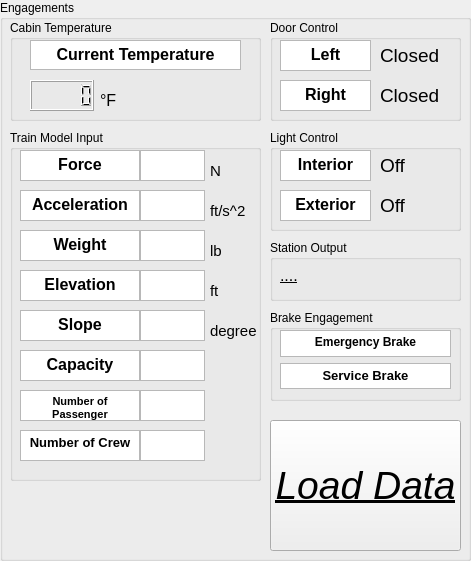
     <widget class="QGroupBox" name="tb_engage_box">
      <property name="geometry">
       <rect>
        <x>10</x>
        <y>10</y>
        <width>471</width>
        <height>561</height>
       </rect>
      </property>
      <property name="title">
       <string>Engagements</string>
      </property>
      <widget class="QGroupBox" name="tb_temp_box">
       <property name="geometry">
        <rect>
         <x>10</x>
         <y>20</y>
         <width>251</width>
         <height>101</height>
        </rect>
       </property>
       <property name="title">
        <string>Cabin Temperature</string>
       </property>
       <widget class="QLCDNumber" name="tb_temp_display">
        <property name="geometry">
         <rect>
          <x>20</x>
          <y>60</y>
          <width>64</width>
          <height>31</height>
         </rect>
        </property>
       </widget>
       <widget class="QLabel" name="tb_f_txt">
        <property name="geometry">
         <rect>
          <x>90</x>
          <y>70</y>
          <width>31</width>
          <height>21</height>
         </rect>
        </property>
        <property name="font">
         <font>
          <pointsize>12</pointsize>
         </font>
        </property>
        <property name="text">
         <string>°F</string>
        </property>
       </widget>
       <widget class="QTextBrowser" name="tb_current_temp_txt">
        <property name="geometry">
         <rect>
          <x>20</x>
          <y>20</y>
          <width>211</width>
          <height>30</height>
         </rect>
        </property>
        <property name="font">
         <font>
          <pointsize>13</pointsize>
          <weight>75</weight>
          <bold>true</bold>
         </font>
        </property>
        <property name="verticalScrollBarPolicy">
         <enum>Qt::ScrollBarAlwaysOff</enum>
        </property>
        <property name="horizontalScrollBarPolicy">
         <enum>Qt::ScrollBarAlwaysOff</enum>
        </property>
        <property name="html">
         <string>&lt;!DOCTYPE HTML PUBLIC &quot;-//W3C//DTD HTML 4.0//EN&quot; &quot;http://www.w3.org/TR/REC-html40/strict.dtd&quot;&gt;
&lt;html&gt;&lt;head&gt;&lt;meta name=&quot;qrichtext&quot; content=&quot;1&quot; /&gt;&lt;style type=&quot;text/css&quot;&gt;
p, li { white-space: pre-wrap; }
&lt;/style&gt;&lt;/head&gt;&lt;body style=&quot; font-family:'MS Shell Dlg 2'; font-size:13pt; font-weight:600; font-style:normal;&quot;&gt;
&lt;p align=&quot;center&quot; style=&quot; margin-top:0px; margin-bottom:0px; margin-left:0px; margin-right:0px; -qt-block-indent:0; text-indent:0px;&quot;&gt;&lt;span style=&quot; font-family:'Segoe UI'; font-size:12pt; font-weight:696;&quot;&gt;Current Temperature&lt;/span&gt;&lt;/p&gt;&lt;/body&gt;&lt;/html&gt;</string>
        </property>
       </widget>
      </widget>
      <widget class="QGroupBox" name="tb_model_input_box">
       <property name="enabled">
        <bool>true</bool>
       </property>
       <property name="geometry">
        <rect>
         <x>10</x>
         <y>130</y>
         <width>251</width>
         <height>351</height>
        </rect>
       </property>
       <property name="title">
        <string>Train Model Input</string>
       </property>
       <widget class="QTextBrowser" name="tb_acceleration_txt">
        <property name="geometry">
         <rect>
          <x>10</x>
          <y>60</y>
          <width>120</width>
          <height>31</height>
         </rect>
        </property>
        <property name="verticalScrollBarPolicy">
         <enum>Qt::ScrollBarAlwaysOff</enum>
        </property>
        <property name="horizontalScrollBarPolicy">
         <enum>Qt::ScrollBarAlwaysOff</enum>
        </property>
        <property name="html">
         <string>&lt;!DOCTYPE HTML PUBLIC &quot;-//W3C//DTD HTML 4.0//EN&quot; &quot;http://www.w3.org/TR/REC-html40/strict.dtd&quot;&gt;
&lt;html&gt;&lt;head&gt;&lt;meta name=&quot;qrichtext&quot; content=&quot;1&quot; /&gt;&lt;style type=&quot;text/css&quot;&gt;
p, li { white-space: pre-wrap; }
&lt;/style&gt;&lt;/head&gt;&lt;body style=&quot; font-family:'MS Shell Dlg 2'; font-size:10pt; font-weight:400; font-style:normal;&quot;&gt;
&lt;p align=&quot;center&quot; style=&quot; margin-top:0px; margin-bottom:0px; margin-left:0px; margin-right:0px; -qt-block-indent:0; text-indent:0px;&quot;&gt;&lt;span style=&quot; font-size:12pt; font-weight:696;&quot;&gt;Acceleration&lt;/span&gt;&lt;/p&gt;&lt;/body&gt;&lt;/html&gt;</string>
        </property>
       </widget>
       <widget class="QPlainTextEdit" name="tb_acceleration_display">
        <property name="geometry">
         <rect>
          <x>130</x>
          <y>60</y>
          <width>65</width>
          <height>31</height>
         </rect>
        </property>
        <property name="font">
         <font>
          <pointsize>15</pointsize>
         </font>
        </property>
        <property name="verticalScrollBarPolicy">
         <enum>Qt::ScrollBarAlwaysOff</enum>
        </property>
        <property name="horizontalScrollBarPolicy">
         <enum>Qt::ScrollBarAlwaysOff</enum>
        </property>
        <property name="plainText">
         <string/>
        </property>
       </widget>
       <widget class="QLabel" name="tb_ft_per_s_txt">
        <property name="geometry">
         <rect>
          <x>200</x>
          <y>70</y>
          <width>41</width>
          <height>21</height>
         </rect>
        </property>
        <property name="font">
         <font>
          <pointsize>11</pointsize>
         </font>
        </property>
        <property name="text">
         <string>ft/s^2</string>
        </property>
       </widget>
       <widget class="QTextBrowser" name="tb_force_txt">
        <property name="geometry">
         <rect>
          <x>10</x>
          <y>20</y>
          <width>120</width>
          <height>31</height>
         </rect>
        </property>
        <property name="verticalScrollBarPolicy">
         <enum>Qt::ScrollBarAlwaysOff</enum>
        </property>
        <property name="horizontalScrollBarPolicy">
         <enum>Qt::ScrollBarAlwaysOff</enum>
        </property>
        <property name="html">
         <string>&lt;!DOCTYPE HTML PUBLIC &quot;-//W3C//DTD HTML 4.0//EN&quot; &quot;http://www.w3.org/TR/REC-html40/strict.dtd&quot;&gt;
&lt;html&gt;&lt;head&gt;&lt;meta name=&quot;qrichtext&quot; content=&quot;1&quot; /&gt;&lt;style type=&quot;text/css&quot;&gt;
p, li { white-space: pre-wrap; }
&lt;/style&gt;&lt;/head&gt;&lt;body style=&quot; font-family:'MS Shell Dlg 2'; font-size:10pt; font-weight:400; font-style:normal;&quot;&gt;
&lt;p align=&quot;center&quot; style=&quot; margin-top:0px; margin-bottom:0px; margin-left:0px; margin-right:0px; -qt-block-indent:0; text-indent:0px;&quot;&gt;&lt;span style=&quot; font-size:12pt; font-weight:696;&quot;&gt;Force&lt;/span&gt;&lt;/p&gt;&lt;/body&gt;&lt;/html&gt;</string>
        </property>
       </widget>
       <widget class="QLabel" name="tb_newtons_txt">
        <property name="geometry">
         <rect>
          <x>200</x>
          <y>30</y>
          <width>41</width>
          <height>21</height>
         </rect>
        </property>
        <property name="font">
         <font>
          <pointsize>11</pointsize>
         </font>
        </property>
        <property name="text">
         <string>N</string>
        </property>
       </widget>
       <widget class="QTextBrowser" name="tb_elevation_txt">
        <property name="geometry">
         <rect>
          <x>10</x>
          <y>140</y>
          <width>120</width>
          <height>31</height>
         </rect>
        </property>
        <property name="verticalScrollBarPolicy">
         <enum>Qt::ScrollBarAlwaysOff</enum>
        </property>
        <property name="horizontalScrollBarPolicy">
         <enum>Qt::ScrollBarAlwaysOff</enum>
        </property>
        <property name="html">
         <string>&lt;!DOCTYPE HTML PUBLIC &quot;-//W3C//DTD HTML 4.0//EN&quot; &quot;http://www.w3.org/TR/REC-html40/strict.dtd&quot;&gt;
&lt;html&gt;&lt;head&gt;&lt;meta name=&quot;qrichtext&quot; content=&quot;1&quot; /&gt;&lt;style type=&quot;text/css&quot;&gt;
p, li { white-space: pre-wrap; }
&lt;/style&gt;&lt;/head&gt;&lt;body style=&quot; font-family:'MS Shell Dlg 2'; font-size:10pt; font-weight:400; font-style:normal;&quot;&gt;
&lt;p align=&quot;center&quot; style=&quot; margin-top:0px; margin-bottom:0px; margin-left:0px; margin-right:0px; -qt-block-indent:0; text-indent:0px;&quot;&gt;&lt;span style=&quot; font-size:12pt; font-weight:696;&quot;&gt;Elevation&lt;/span&gt;&lt;/p&gt;&lt;/body&gt;&lt;/html&gt;</string>
        </property>
       </widget>
       <widget class="QLabel" name="tb_ft_txt_1">
        <property name="geometry">
         <rect>
          <x>200</x>
          <y>150</y>
          <width>41</width>
          <height>21</height>
         </rect>
        </property>
        <property name="font">
         <font>
          <pointsize>11</pointsize>
         </font>
        </property>
        <property name="text">
         <string>ft</string>
        </property>
       </widget>
       <widget class="QPlainTextEdit" name="tb_elevation_display">
        <property name="geometry">
         <rect>
          <x>130</x>
          <y>140</y>
          <width>65</width>
          <height>31</height>
         </rect>
        </property>
        <property name="font">
         <font>
          <pointsize>15</pointsize>
         </font>
        </property>
        <property name="verticalScrollBarPolicy">
         <enum>Qt::ScrollBarAlwaysOff</enum>
        </property>
        <property name="horizontalScrollBarPolicy">
         <enum>Qt::ScrollBarAlwaysOff</enum>
        </property>
        <property name="plainText">
         <string/>
        </property>
       </widget>
       <widget class="QTextBrowser" name="tb_weight_txt">
        <property name="geometry">
         <rect>
          <x>10</x>
          <y>100</y>
          <width>120</width>
          <height>31</height>
         </rect>
        </property>
        <property name="verticalScrollBarPolicy">
         <enum>Qt::ScrollBarAlwaysOff</enum>
        </property>
        <property name="horizontalScrollBarPolicy">
         <enum>Qt::ScrollBarAlwaysOff</enum>
        </property>
        <property name="html">
         <string>&lt;!DOCTYPE HTML PUBLIC &quot;-//W3C//DTD HTML 4.0//EN&quot; &quot;http://www.w3.org/TR/REC-html40/strict.dtd&quot;&gt;
&lt;html&gt;&lt;head&gt;&lt;meta name=&quot;qrichtext&quot; content=&quot;1&quot; /&gt;&lt;style type=&quot;text/css&quot;&gt;
p, li { white-space: pre-wrap; }
&lt;/style&gt;&lt;/head&gt;&lt;body style=&quot; font-family:'MS Shell Dlg 2'; font-size:10pt; font-weight:400; font-style:normal;&quot;&gt;
&lt;p align=&quot;center&quot; style=&quot; margin-top:0px; margin-bottom:0px; margin-left:0px; margin-right:0px; -qt-block-indent:0; text-indent:0px;&quot;&gt;&lt;span style=&quot; font-size:12pt; font-weight:696;&quot;&gt;Weight&lt;/span&gt;&lt;/p&gt;&lt;/body&gt;&lt;/html&gt;</string>
        </property>
       </widget>
       <widget class="QLabel" name="tb_lb_txt">
        <property name="geometry">
         <rect>
          <x>200</x>
          <y>110</y>
          <width>41</width>
          <height>21</height>
         </rect>
        </property>
        <property name="font">
         <font>
          <pointsize>11</pointsize>
         </font>
        </property>
        <property name="text">
         <string>lb</string>
        </property>
       </widget>
       <widget class="QTextBrowser" name="tb_slope_txt">
        <property name="geometry">
         <rect>
          <x>10</x>
          <y>180</y>
          <width>120</width>
          <height>31</height>
         </rect>
        </property>
        <property name="verticalScrollBarPolicy">
         <enum>Qt::ScrollBarAlwaysOff</enum>
        </property>
        <property name="horizontalScrollBarPolicy">
         <enum>Qt::ScrollBarAlwaysOff</enum>
        </property>
        <property name="html">
         <string>&lt;!DOCTYPE HTML PUBLIC &quot;-//W3C//DTD HTML 4.0//EN&quot; &quot;http://www.w3.org/TR/REC-html40/strict.dtd&quot;&gt;
&lt;html&gt;&lt;head&gt;&lt;meta name=&quot;qrichtext&quot; content=&quot;1&quot; /&gt;&lt;style type=&quot;text/css&quot;&gt;
p, li { white-space: pre-wrap; }
&lt;/style&gt;&lt;/head&gt;&lt;body style=&quot; font-family:'MS Shell Dlg 2'; font-size:10pt; font-weight:400; font-style:normal;&quot;&gt;
&lt;p align=&quot;center&quot; style=&quot; margin-top:0px; margin-bottom:0px; margin-left:0px; margin-right:0px; -qt-block-indent:0; text-indent:0px;&quot;&gt;&lt;span style=&quot; font-size:12pt; font-weight:696;&quot;&gt;Slope&lt;/span&gt;&lt;/p&gt;&lt;/body&gt;&lt;/html&gt;</string>
        </property>
       </widget>
       <widget class="QPlainTextEdit" name="tb_capacity_display">
        <property name="geometry">
         <rect>
          <x>130</x>
          <y>220</y>
          <width>65</width>
          <height>31</height>
         </rect>
        </property>
        <property name="font">
         <font>
          <pointsize>15</pointsize>
         </font>
        </property>
        <property name="verticalScrollBarPolicy">
         <enum>Qt::ScrollBarAlwaysOff</enum>
        </property>
        <property name="horizontalScrollBarPolicy">
         <enum>Qt::ScrollBarAlwaysOff</enum>
        </property>
        <property name="plainText">
         <string/>
        </property>
       </widget>
       <widget class="QTextBrowser" name="tb_capacity_txt">
        <property name="geometry">
         <rect>
          <x>10</x>
          <y>220</y>
          <width>120</width>
          <height>31</height>
         </rect>
        </property>
        <property name="verticalScrollBarPolicy">
         <enum>Qt::ScrollBarAlwaysOff</enum>
        </property>
        <property name="horizontalScrollBarPolicy">
         <enum>Qt::ScrollBarAlwaysOff</enum>
        </property>
        <property name="html">
         <string>&lt;!DOCTYPE HTML PUBLIC &quot;-//W3C//DTD HTML 4.0//EN&quot; &quot;http://www.w3.org/TR/REC-html40/strict.dtd&quot;&gt;
&lt;html&gt;&lt;head&gt;&lt;meta name=&quot;qrichtext&quot; content=&quot;1&quot; /&gt;&lt;style type=&quot;text/css&quot;&gt;
p, li { white-space: pre-wrap; }
&lt;/style&gt;&lt;/head&gt;&lt;body style=&quot; font-family:'MS Shell Dlg 2'; font-size:10pt; font-weight:400; font-style:normal;&quot;&gt;
&lt;p align=&quot;center&quot; style=&quot; margin-top:0px; margin-bottom:0px; margin-left:0px; margin-right:0px; -qt-block-indent:0; text-indent:0px;&quot;&gt;&lt;span style=&quot; font-size:12pt; font-weight:696;&quot;&gt;Capacity&lt;/span&gt;&lt;/p&gt;&lt;/body&gt;&lt;/html&gt;</string>
        </property>
       </widget>
       <widget class="QLabel" name="tb_degree_txt">
        <property name="geometry">
         <rect>
          <x>200</x>
          <y>190</y>
          <width>51</width>
          <height>21</height>
         </rect>
        </property>
        <property name="font">
         <font>
          <pointsize>11</pointsize>
         </font>
        </property>
        <property name="text">
         <string>degree</string>
        </property>
       </widget>
       <widget class="QTextBrowser" name="tb_num_pass_txt">
        <property name="geometry">
         <rect>
          <x>10</x>
          <y>260</y>
          <width>120</width>
          <height>31</height>
         </rect>
        </property>
        <property name="verticalScrollBarPolicy">
         <enum>Qt::ScrollBarAlwaysOff</enum>
        </property>
        <property name="horizontalScrollBarPolicy">
         <enum>Qt::ScrollBarAlwaysOff</enum>
        </property>
        <property name="html">
         <string>&lt;!DOCTYPE HTML PUBLIC &quot;-//W3C//DTD HTML 4.0//EN&quot; &quot;http://www.w3.org/TR/REC-html40/strict.dtd&quot;&gt;
&lt;html&gt;&lt;head&gt;&lt;meta name=&quot;qrichtext&quot; content=&quot;1&quot; /&gt;&lt;style type=&quot;text/css&quot;&gt;
p, li { white-space: pre-wrap; }
&lt;/style&gt;&lt;/head&gt;&lt;body style=&quot; font-family:'MS Shell Dlg 2'; font-size:10pt; font-weight:400; font-style:normal;&quot;&gt;
&lt;p align=&quot;center&quot; style=&quot; margin-top:0px; margin-bottom:0px; margin-left:0px; margin-right:0px; -qt-block-indent:0; text-indent:0px;&quot;&gt;&lt;span style=&quot; font-size:8pt; font-weight:696;&quot;&gt;Number of Passenger&lt;/span&gt;&lt;/p&gt;&lt;/body&gt;&lt;/html&gt;</string>
        </property>
       </widget>
       <widget class="QPlainTextEdit" name="tb_num_crew_display">
        <property name="geometry">
         <rect>
          <x>130</x>
          <y>300</y>
          <width>65</width>
          <height>31</height>
         </rect>
        </property>
        <property name="font">
         <font>
          <pointsize>15</pointsize>
         </font>
        </property>
        <property name="verticalScrollBarPolicy">
         <enum>Qt::ScrollBarAlwaysOff</enum>
        </property>
        <property name="horizontalScrollBarPolicy">
         <enum>Qt::ScrollBarAlwaysOff</enum>
        </property>
        <property name="plainText">
         <string/>
        </property>
       </widget>
       <widget class="QTextBrowser" name="tb_num_crew_txt">
        <property name="geometry">
         <rect>
          <x>10</x>
          <y>300</y>
          <width>120</width>
          <height>31</height>
         </rect>
        </property>
        <property name="verticalScrollBarPolicy">
         <enum>Qt::ScrollBarAlwaysOff</enum>
        </property>
        <property name="horizontalScrollBarPolicy">
         <enum>Qt::ScrollBarAlwaysOff</enum>
        </property>
        <property name="html">
         <string>&lt;!DOCTYPE HTML PUBLIC &quot;-//W3C//DTD HTML 4.0//EN&quot; &quot;http://www.w3.org/TR/REC-html40/strict.dtd&quot;&gt;
&lt;html&gt;&lt;head&gt;&lt;meta name=&quot;qrichtext&quot; content=&quot;1&quot; /&gt;&lt;style type=&quot;text/css&quot;&gt;
p, li { white-space: pre-wrap; }
&lt;/style&gt;&lt;/head&gt;&lt;body style=&quot; font-family:'MS Shell Dlg 2'; font-size:10pt; font-weight:400; font-style:normal;&quot;&gt;
&lt;p align=&quot;center&quot; style=&quot; margin-top:0px; margin-bottom:0px; margin-left:0px; margin-right:0px; -qt-block-indent:0; text-indent:0px;&quot;&gt;&lt;span style=&quot; font-weight:696;&quot;&gt;Number of Crew&lt;/span&gt;&lt;/p&gt;&lt;/body&gt;&lt;/html&gt;</string>
        </property>
       </widget>
       <widget class="QPlainTextEdit" name="tb_force_display">
        <property name="geometry">
         <rect>
          <x>130</x>
          <y>20</y>
          <width>65</width>
          <height>31</height>
         </rect>
        </property>
        <property name="font">
         <font>
          <pointsize>15</pointsize>
         </font>
        </property>
        <property name="verticalScrollBarPolicy">
         <enum>Qt::ScrollBarAlwaysOff</enum>
        </property>
        <property name="horizontalScrollBarPolicy">
         <enum>Qt::ScrollBarAlwaysOff</enum>
        </property>
        <property name="plainText">
         <string/>
        </property>
       </widget>
       <widget class="QPlainTextEdit" name="tb_weight_display">
        <property name="geometry">
         <rect>
          <x>130</x>
          <y>100</y>
          <width>65</width>
          <height>31</height>
         </rect>
        </property>
        <property name="font">
         <font>
          <pointsize>15</pointsize>
         </font>
        </property>
        <property name="verticalScrollBarPolicy">
         <enum>Qt::ScrollBarAlwaysOff</enum>
        </property>
        <property name="horizontalScrollBarPolicy">
         <enum>Qt::ScrollBarAlwaysOff</enum>
        </property>
        <property name="plainText">
         <string/>
        </property>
       </widget>
       <widget class="QPlainTextEdit" name="tb_slope_display">
        <property name="geometry">
         <rect>
          <x>130</x>
          <y>180</y>
          <width>65</width>
          <height>31</height>
         </rect>
        </property>
        <property name="font">
         <font>
          <pointsize>15</pointsize>
         </font>
        </property>
        <property name="verticalScrollBarPolicy">
         <enum>Qt::ScrollBarAlwaysOff</enum>
        </property>
        <property name="horizontalScrollBarPolicy">
         <enum>Qt::ScrollBarAlwaysOff</enum>
        </property>
        <property name="plainText">
         <string/>
        </property>
       </widget>
       <widget class="QPlainTextEdit" name="tb_num_pass_display">
        <property name="geometry">
         <rect>
          <x>130</x>
          <y>260</y>
          <width>65</width>
          <height>31</height>
         </rect>
        </property>
        <property name="font">
         <font>
          <pointsize>15</pointsize>
         </font>
        </property>
        <property name="verticalScrollBarPolicy">
         <enum>Qt::ScrollBarAlwaysOff</enum>
        </property>
        <property name="horizontalScrollBarPolicy">
         <enum>Qt::ScrollBarAlwaysOff</enum>
        </property>
        <property name="plainText">
         <string/>
        </property>
       </widget>
      </widget>
      <widget class="QGroupBox" name="tb_door_box">
       <property name="geometry">
        <rect>
         <x>270</x>
         <y>20</y>
         <width>191</width>
         <height>101</height>
        </rect>
       </property>
       <property name="title">
        <string>Door Control</string>
       </property>
       <widget class="QTextBrowser" name="tb_right_txt">
        <property name="geometry">
         <rect>
          <x>10</x>
          <y>60</y>
          <width>91</width>
          <height>31</height>
         </rect>
        </property>
        <property name="verticalScrollBarPolicy">
         <enum>Qt::ScrollBarAlwaysOff</enum>
        </property>
        <property name="horizontalScrollBarPolicy">
         <enum>Qt::ScrollBarAlwaysOff</enum>
        </property>
        <property name="html">
         <string>&lt;!DOCTYPE HTML PUBLIC &quot;-//W3C//DTD HTML 4.0//EN&quot; &quot;http://www.w3.org/TR/REC-html40/strict.dtd&quot;&gt;
&lt;html&gt;&lt;head&gt;&lt;meta name=&quot;qrichtext&quot; content=&quot;1&quot; /&gt;&lt;style type=&quot;text/css&quot;&gt;
p, li { white-space: pre-wrap; }
&lt;/style&gt;&lt;/head&gt;&lt;body style=&quot; font-family:'MS Shell Dlg 2'; font-size:10pt; font-weight:400; font-style:normal;&quot;&gt;
&lt;p align=&quot;center&quot; style=&quot; margin-top:0px; margin-bottom:0px; margin-left:0px; margin-right:0px; -qt-block-indent:0; text-indent:0px;&quot;&gt;&lt;span style=&quot; font-size:12pt; font-weight:696;&quot;&gt;Right&lt;/span&gt;&lt;/p&gt;&lt;/body&gt;&lt;/html&gt;</string>
        </property>
       </widget>
       <widget class="QTextBrowser" name="tb_left_txt">
        <property name="geometry">
         <rect>
          <x>10</x>
          <y>20</y>
          <width>91</width>
          <height>31</height>
         </rect>
        </property>
        <property name="verticalScrollBarPolicy">
         <enum>Qt::ScrollBarAlwaysOff</enum>
        </property>
        <property name="horizontalScrollBarPolicy">
         <enum>Qt::ScrollBarAlwaysOff</enum>
        </property>
        <property name="html">
         <string>&lt;!DOCTYPE HTML PUBLIC &quot;-//W3C//DTD HTML 4.0//EN&quot; &quot;http://www.w3.org/TR/REC-html40/strict.dtd&quot;&gt;
&lt;html&gt;&lt;head&gt;&lt;meta name=&quot;qrichtext&quot; content=&quot;1&quot; /&gt;&lt;style type=&quot;text/css&quot;&gt;
p, li { white-space: pre-wrap; }
&lt;/style&gt;&lt;/head&gt;&lt;body style=&quot; font-family:'MS Shell Dlg 2'; font-size:10pt; font-weight:400; font-style:normal;&quot;&gt;
&lt;p align=&quot;center&quot; style=&quot; margin-top:0px; margin-bottom:0px; margin-left:0px; margin-right:0px; -qt-block-indent:0; text-indent:0px;&quot;&gt;&lt;span style=&quot; font-size:12pt; font-weight:696;&quot;&gt;Left&lt;/span&gt;&lt;/p&gt;&lt;/body&gt;&lt;/html&gt;</string>
        </property>
       </widget>
       <widget class="QLabel" name="tb_right_display">
        <property name="geometry">
         <rect>
          <x>110</x>
          <y>60</y>
          <width>71</width>
          <height>31</height>
         </rect>
        </property>
        <property name="font">
         <font>
          <pointsize>14</pointsize>
         </font>
        </property>
        <property name="text">
         <string>Closed</string>
        </property>
       </widget>
       <widget class="QLabel" name="tb_left_display">
        <property name="geometry">
         <rect>
          <x>110</x>
          <y>20</y>
          <width>71</width>
          <height>31</height>
         </rect>
        </property>
        <property name="font">
         <font>
          <pointsize>14</pointsize>
         </font>
        </property>
        <property name="text">
         <string>Closed</string>
        </property>
       </widget>
      </widget>
      <widget class="QGroupBox" name="tb_light_box">
       <property name="geometry">
        <rect>
         <x>270</x>
         <y>130</y>
         <width>191</width>
         <height>101</height>
        </rect>
       </property>
       <property name="title">
        <string>Light Control</string>
       </property>
       <widget class="QTextBrowser" name="tb_exterior_txt">
        <property name="geometry">
         <rect>
          <x>10</x>
          <y>60</y>
          <width>91</width>
          <height>31</height>
         </rect>
        </property>
        <property name="verticalScrollBarPolicy">
         <enum>Qt::ScrollBarAlwaysOff</enum>
        </property>
        <property name="horizontalScrollBarPolicy">
         <enum>Qt::ScrollBarAlwaysOff</enum>
        </property>
        <property name="html">
         <string>&lt;!DOCTYPE HTML PUBLIC &quot;-//W3C//DTD HTML 4.0//EN&quot; &quot;http://www.w3.org/TR/REC-html40/strict.dtd&quot;&gt;
&lt;html&gt;&lt;head&gt;&lt;meta name=&quot;qrichtext&quot; content=&quot;1&quot; /&gt;&lt;style type=&quot;text/css&quot;&gt;
p, li { white-space: pre-wrap; }
&lt;/style&gt;&lt;/head&gt;&lt;body style=&quot; font-family:'MS Shell Dlg 2'; font-size:10pt; font-weight:400; font-style:normal;&quot;&gt;
&lt;p align=&quot;center&quot; style=&quot; margin-top:0px; margin-bottom:0px; margin-left:0px; margin-right:0px; -qt-block-indent:0; text-indent:0px;&quot;&gt;&lt;span style=&quot; font-size:12pt; font-weight:696;&quot;&gt;Exterior&lt;/span&gt;&lt;/p&gt;&lt;/body&gt;&lt;/html&gt;</string>
        </property>
       </widget>
       <widget class="QTextBrowser" name="tb_interior_txt">
        <property name="geometry">
         <rect>
          <x>10</x>
          <y>20</y>
          <width>91</width>
          <height>31</height>
         </rect>
        </property>
        <property name="verticalScrollBarPolicy">
         <enum>Qt::ScrollBarAlwaysOff</enum>
        </property>
        <property name="horizontalScrollBarPolicy">
         <enum>Qt::ScrollBarAlwaysOff</enum>
        </property>
        <property name="html">
         <string>&lt;!DOCTYPE HTML PUBLIC &quot;-//W3C//DTD HTML 4.0//EN&quot; &quot;http://www.w3.org/TR/REC-html40/strict.dtd&quot;&gt;
&lt;html&gt;&lt;head&gt;&lt;meta name=&quot;qrichtext&quot; content=&quot;1&quot; /&gt;&lt;style type=&quot;text/css&quot;&gt;
p, li { white-space: pre-wrap; }
&lt;/style&gt;&lt;/head&gt;&lt;body style=&quot; font-family:'MS Shell Dlg 2'; font-size:10pt; font-weight:400; font-style:normal;&quot;&gt;
&lt;p align=&quot;center&quot; style=&quot; margin-top:0px; margin-bottom:0px; margin-left:0px; margin-right:0px; -qt-block-indent:0; text-indent:0px;&quot;&gt;&lt;span style=&quot; font-size:12pt; font-weight:696;&quot;&gt;Interior&lt;/span&gt;&lt;/p&gt;&lt;/body&gt;&lt;/html&gt;</string>
        </property>
       </widget>
       <widget class="QLabel" name="tb_interior_display">
        <property name="geometry">
         <rect>
          <x>110</x>
          <y>20</y>
          <width>64</width>
          <height>31</height>
         </rect>
        </property>
        <property name="font">
         <font>
          <pointsize>14</pointsize>
         </font>
        </property>
        <property name="text">
         <string>Off</string>
        </property>
       </widget>
       <widget class="QLabel" name="tb_exterior_display">
        <property name="geometry">
         <rect>
          <x>110</x>
          <y>60</y>
          <width>71</width>
          <height>31</height>
         </rect>
        </property>
        <property name="font">
         <font>
          <pointsize>14</pointsize>
         </font>
        </property>
        <property name="text">
         <string>Off</string>
        </property>
       </widget>
      </widget>
      <widget class="QGroupBox" name="tb_stop_box">
       <property name="geometry">
        <rect>
         <x>270</x>
         <y>240</y>
         <width>191</width>
         <height>61</height>
        </rect>
       </property>
       <property name="title">
        <string>Station Output</string>
       </property>
       <widget class="QLabel" name="tb_stop_display">
        <property name="geometry">
         <rect>
          <x>10</x>
          <y>20</y>
          <width>171</width>
          <height>31</height>
         </rect>
        </property>
        <property name="font">
         <font>
          <pointsize>12</pointsize>
          <underline>true</underline>
         </font>
        </property>
        <property name="styleSheet">
         <string notr="true"/>
        </property>
        <property name="text">
         <string>....</string>
        </property>
       </widget>
      </widget>
      <widget class="QGroupBox" name="tb_brake_box">
       <property name="geometry">
        <rect>
         <x>270</x>
         <y>310</y>
         <width>191</width>
         <height>91</height>
        </rect>
       </property>
       <property name="title">
        <string>Brake Engagement</string>
       </property>
       <widget class="QTextBrowser" name="tb_s_display">
        <property name="geometry">
         <rect>
          <x>10</x>
          <y>53</y>
          <width>171</width>
          <height>26</height>
         </rect>
        </property>
        <property name="verticalScrollBarPolicy">
         <enum>Qt::ScrollBarAlwaysOff</enum>
        </property>
        <property name="horizontalScrollBarPolicy">
         <enum>Qt::ScrollBarAlwaysOff</enum>
        </property>
        <property name="html">
         <string>&lt;!DOCTYPE HTML PUBLIC &quot;-//W3C//DTD HTML 4.0//EN&quot; &quot;http://www.w3.org/TR/REC-html40/strict.dtd&quot;&gt;
&lt;html&gt;&lt;head&gt;&lt;meta name=&quot;qrichtext&quot; content=&quot;1&quot; /&gt;&lt;style type=&quot;text/css&quot;&gt;
p, li { white-space: pre-wrap; }
&lt;/style&gt;&lt;/head&gt;&lt;body style=&quot; font-family:'MS Shell Dlg 2'; font-size:10pt; font-weight:400; font-style:normal;&quot;&gt;
&lt;p align=&quot;center&quot; style=&quot; margin-top:0px; margin-bottom:0px; margin-left:0px; margin-right:0px; -qt-block-indent:0; text-indent:0px;&quot;&gt;&lt;span style=&quot; font-weight:696;&quot;&gt;Service Brake&lt;/span&gt;&lt;/p&gt;&lt;/body&gt;&lt;/html&gt;</string>
        </property>
       </widget>
       <widget class="QTextBrowser" name="tb_e_display">
        <property name="geometry">
         <rect>
          <x>10</x>
          <y>20</y>
          <width>171</width>
          <height>27</height>
         </rect>
        </property>
        <property name="verticalScrollBarPolicy">
         <enum>Qt::ScrollBarAlwaysOff</enum>
        </property>
        <property name="horizontalScrollBarPolicy">
         <enum>Qt::ScrollBarAlwaysOff</enum>
        </property>
        <property name="html">
         <string>&lt;!DOCTYPE HTML PUBLIC &quot;-//W3C//DTD HTML 4.0//EN&quot; &quot;http://www.w3.org/TR/REC-html40/strict.dtd&quot;&gt;
&lt;html&gt;&lt;head&gt;&lt;meta name=&quot;qrichtext&quot; content=&quot;1&quot; /&gt;&lt;style type=&quot;text/css&quot;&gt;
p, li { white-space: pre-wrap; }
&lt;/style&gt;&lt;/head&gt;&lt;body style=&quot; font-family:'MS Shell Dlg 2'; font-size:10pt; font-weight:400; font-style:normal;&quot;&gt;
&lt;p align=&quot;center&quot; style=&quot; margin-top:0px; margin-bottom:0px; margin-left:0px; margin-right:0px; -qt-block-indent:0; text-indent:0px;&quot;&gt;&lt;span style=&quot; font-size:9pt; font-weight:696;&quot;&gt;Emergency Brake&lt;/span&gt;&lt;/p&gt;&lt;/body&gt;&lt;/html&gt;</string>
        </property>
       </widget>
      </widget>
      <widget class="QPushButton" name="tb_load_data_display">
       <property name="enabled">
        <bool>true</bool>
       </property>
       <property name="geometry">
        <rect>
         <x>270</x>
         <y>420</y>
         <width>191</width>
         <height>131</height>
        </rect>
       </property>
       <property name="font">
        <font>
         <pointsize>29</pointsize>
         <weight>50</weight>
         <italic>true</italic>
         <bold>false</bold>
         <underline>true</underline>
        </font>
       </property>
       <property name="text">
        <string>Load Data</string>
       </property>
      </widget>
     </widget>
